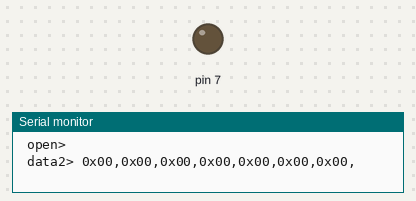
Bench run of a sketch on a simulated Arduino Mega 2560, built with avr-gcc and run on an emulated ATmega2560. Shown: output pins drawn as LEDs (lit = HIGH), the last lines printed to the serial monitor.

Above: at 0.5 s.
At 3.5 s:
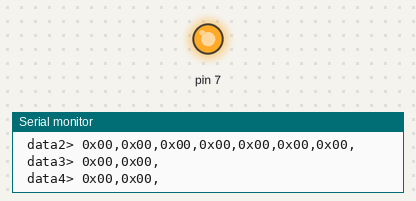
Timing chart, 0 to 8.4 s (numbered marks = the images above):
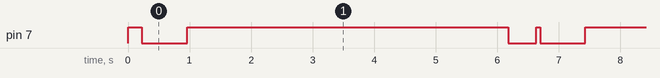

The sketch:

hdiag.ino
```cpp
#include <time.h>
#include <SoftwareSerial.h>
SoftwareSerial mySerial(10, 11,1); // RX, TX

void setup() {
  // initialize both serial ports:
  Serial.begin(9600);
  Serial3.begin(9600);
  mySerial.begin(10400);
  pinMode(7,OUTPUT);
  digitalWrite(7,1);
}

void loop() {
  open();
//  data1(); //memset(buffer1, 0, sizeof(buffer1));
  data2();
  data3();
  data4();

//  data00();
//  data01();
//  data02();

  delay(156);
  digitalWrite(7,1);
  delay(5000);
  delay(156);
  digitalWrite(7,1);
  delay(65);
  digitalWrite(7,0);
  delay(156);
  cetak();
}//
```

dataAlat.ino
```cpp
//0x72,0x05,0x73,0x00,0x16
//0x72,0x05,0x73,0x01,0x15
//0x72,0x05,0x74,0x01,0x14
//0x72,0x07,0x72,0xd1,0x00,0x06,0x3e
//0x72,0x07,0x72,0x20,0x00,0x02,0xf3
//0x72,0x07,0x72,0x17,0x00,0x0f,0xef
//0x72,0x07,0x72,0xd0,0x00,0x0e,0x37


void printHex(uint8_t num) {
  char hexCar[2];
  sprintf(hexCar, "0x%02x", num);
  Serial.print(hexCar);
  Serial.print(",");
}

//7,8,12,20,21
uint8_t dataPesan[11]  {0xff,0xff,0xff,0xff,0xff,0xff,0xff,0xff,0xff,0xff,0xff};
union{
  uint8_t data[32];
  uint8_t data21a[21];
  uint8_t data20a[20];
  uint8_t data12a[12];
  uint8_t data8a[8];
  uint8_t data7a[7];
  struct{
    uint8_t head[3];
    uint8_t body[17];
    uint8_t tail;
  } data21;
    struct{
    uint8_t head[3];
    uint8_t body[16];
    uint8_t tail;
  } data20;
    struct{
    uint8_t head[3];
    uint8_t body[8];
    uint8_t tail;
  } data12;
    struct{
    uint8_t head[3];
    uint8_t body[4];
    uint8_t tail;
  } data8;
    struct{
    uint8_t head[3];
    uint8_t body[3];
    uint8_t tail;
  } data7;
} isi;

void cetakData(){
  int a;
  while (mySerial.available()) {
    uint8_t inByte = mySerial.read();
    isi.data[a++]=inByte;
//    printHex(inByte);
    //Serial.print(inByte,HEX);Serial.print(" ");
  }
}

void open(){
  Serial.print(" open> ");
  delay(156);
  digitalWrite(7,1);
  delay(65);
  digitalWrite(7,0);
  delay(156);
  mySerial.write(0xfe);
  mySerial.write(0x04);
  mySerial.write(0x72);
  mySerial.write(0x8c);
  delay(100);
  while (mySerial.available()) {
    int inByte = mySerial.read();
    //Serial.print(inByte,HEX);Serial.print(" ");
  }
  Serial.println();
}

void data1(){//20
  Serial.print(" data1> ");
  uint8_t add[]={0x72,0x07,0x72,0xd0,0x00,0x0e,0x37};
  mySerial.write(add[0]);
  mySerial.write(add[1]);
  mySerial.write(add[2]);
  mySerial.write(add[3]);
  mySerial.write(add[4]);
  mySerial.write(add[5]);
  mySerial.write(add[6]);
  delay(100);
  cetakData();
//  for (int i=0;i<sizeof(isi.data20.body);i++) {Serial.print(isi.data20.body[i],HEX);Serial.print(" ");}
  printHex(isi.data[17]);
  Serial.println();
}

void data2(){//21
  Serial.print(" data2> ");
  uint8_t add[]={0x72,0x07,0x72,0x17,0x00,0x0f,0xef};
  mySerial.write(add[0]);
  mySerial.write(add[1]);
  mySerial.write(add[2]);
  mySerial.write(add[3]);
  mySerial.write(add[4]);
  mySerial.write(add[5]);
  mySerial.write(add[6]);
  delay(100);
  cetakData();
//  for (int i=0;i<sizeof(isi.data21.body);i++) {Serial.print(isi.data21.body[i],HEX);Serial.print(" ");}
  dataPesan[0]= isi.data[5];dataPesan[1]= isi.data[6];
  dataPesan[2]= isi.data[8];
  dataPesan[3]= isi.data[10];
  dataPesan[4]= isi.data[15];
  dataPesan[5]= isi.data[16];dataPesan[6]= isi.data[17];

  printHex(isi.data[5]); printHex(isi.data[6]); //rpm
  printHex(isi.data[8]);                        //tps
  printHex(isi.data[10]);                       //suhu oli
  printHex(isi.data[15]);                       //bateray
  printHex(isi.data[16]);printHex(isi.data[17]);//lebar pulsa injektor
  Serial.println();
}

void data3(){//8
  Serial.print(" data3> ");
  uint8_t add[]={0x72,0x07,0x72,0x20,0x00,0x02,0xf3};
  mySerial.write(add[0]);
  mySerial.write(add[1]);
  mySerial.write(add[2]);
  mySerial.write(add[3]);
  mySerial.write(add[4]);
  mySerial.write(add[5]);
  mySerial.write(add[6]);
  delay(100);
  cetakData();
//  for (int i=0;i<sizeof(isi.data8.body);i++) {Serial.print(isi.data8.body[i],HEX);Serial.print(" ");}
  dataPesan[7]= isi.data[5];
  dataPesan[8]= isi.data[6];

  printHex(isi.data[5]); //sensor oksigen
  printHex(isi.data[6]); //campuran bahan bakar
  Serial.println();
}

void data4(){//12
  Serial.print(" data4> ");
  uint8_t add[]={0x72,0x07,0x72,0xd1,0x00,0x06,0x3e};
  mySerial.write(add[0]);
  mySerial.write(add[1]);
  mySerial.write(add[2]);
  mySerial.write(add[3]);
  mySerial.write(add[4]);
  mySerial.write(add[5]);
  mySerial.write(add[6]);
  delay(100);
  cetakData();
//  for (int i=0;i<sizeof(isi.data12.body);i++) {Serial.print(isi.data12.body[i],HEX);Serial.print(" ");}
  dataPesan[9] = isi.data[5];
  dataPesan[10]= isi.data[9];

  printHex(isi.data[5]); //standar
  printHex(isi.data[9]); //status mesin
  Serial.println();
}

//void data00(){//7
//  Serial.print(" data00> ");
//  mySerial.write(0x72);
//  mySerial.write(0x05);
//  mySerial.write(0x73);
//  mySerial.write(uint8_t(0x00));
//  mySerial.write(0x16);
//  delay(100);
//  cetakData();
////  for (int i=0;i<sizeof(isi.data7.body);i++) {    Serial.print(isi.data7.body[i],HEX);Serial.print(" ");}
//  Serial.println();
//}
//
//void data01(){//12
//  Serial.print(" data01> ");
//  mySerial.write(0x72);
//  mySerial.write(0x05);
//  mySerial.write(0x73);
//  mySerial.write(0x01);
//  mySerial.write(0x15);
//  delay(100);
//  cetakData();
////  for (int i=0;i<sizeof(isi.data12.body);i++) {    Serial.print(isi.data12.body[i],HEX);Serial.print(" ");}
//  Serial.println();
//}
//
//void data02(){//12
//  Serial.print(" data02> ");
//  mySerial.write(0x72);
//  mySerial.write(0x05);
//  mySerial.write(0x74);
//  mySerial.write(0x01);
//  mySerial.write(0x14);
//  delay(100);
//  cetakData();
////  for (int i=0;i<sizeof(isi.data12.body);i++) {    Serial.print(isi.data12.body[i],HEX);Serial.print(" ");}
//  Serial.println();
//}

void cetak(){
   printHex(dataPesan[0]);
   printHex(dataPesan[1]);
   printHex(dataPesan[2]);
   printHex(dataPesan[3]);
   printHex(dataPesan[4]);
   printHex(dataPesan[5]);
   printHex(dataPesan[6]);
   printHex(dataPesan[7]);
   printHex(dataPesan[8]);
   printHex(dataPesan[9]);
   printHex(dataPesan[10]);
   Serial3.write(dataPesan[0]);
   Serial3.write(dataPesan[1]);
   Serial3.write(dataPesan[2]);
   Serial3.write(dataPesan[3]);
   Serial3.write(dataPesan[4]);
   Serial3.write(dataPesan[5]);
   Serial3.write(dataPesan[6]);
   Serial3.write(dataPesan[7]);
   Serial3.write(dataPesan[8]);
   Serial3.write(dataPesan[9]);
   Serial3.write(dataPesan[10]);
      Serial.println();
      uint16_t rpm = ((uint16_t) dataPesan[0] << 8) | dataPesan[1];
      Serial.print("RPM ");Serial.println(rpm);
      float tps = (float) dataPesan[2]/2;
      Serial.print("TPS ");Serial.println(tps);
      float soli = (float) dataPesan[3]-40.0;
      Serial.print("suhu oli ");Serial.println(soli);
      float vbat = (float) dataPesan[4]/10;
      Serial.print("baterai ");Serial.println(vbat);
      float lPulsa = (float)dataPesan[5];
      lPulsa += (float)dataPesan[6]/0xff;
      Serial.print("lebar pulsa ");Serial.println(lPulsa );
      float sOksi =  ((float) dataPesan[7]/0xff)* 5.0;
      Serial.print("sensor oksigen ");Serial.println(sOksi);
      float cBahan =  ((float) dataPesan[8]/0xff)* 2.0;
      Serial.print("campuran bahan ");Serial.println(cBahan);

      Serial.print("standar ");Serial.println(dataPesan[9]);
      Serial.print("setatus mesin ");Serial.println(dataPesan[10]);
}
```

Measured:
- by itself, pin 7: repeats every 6.5 s: HIGH 5.2 s, LOW 0.45 s, HIGH 0.07 s, LOW 0.74 s
- by itself, everything shown: repeats every 6.5 s, in 4 steps
